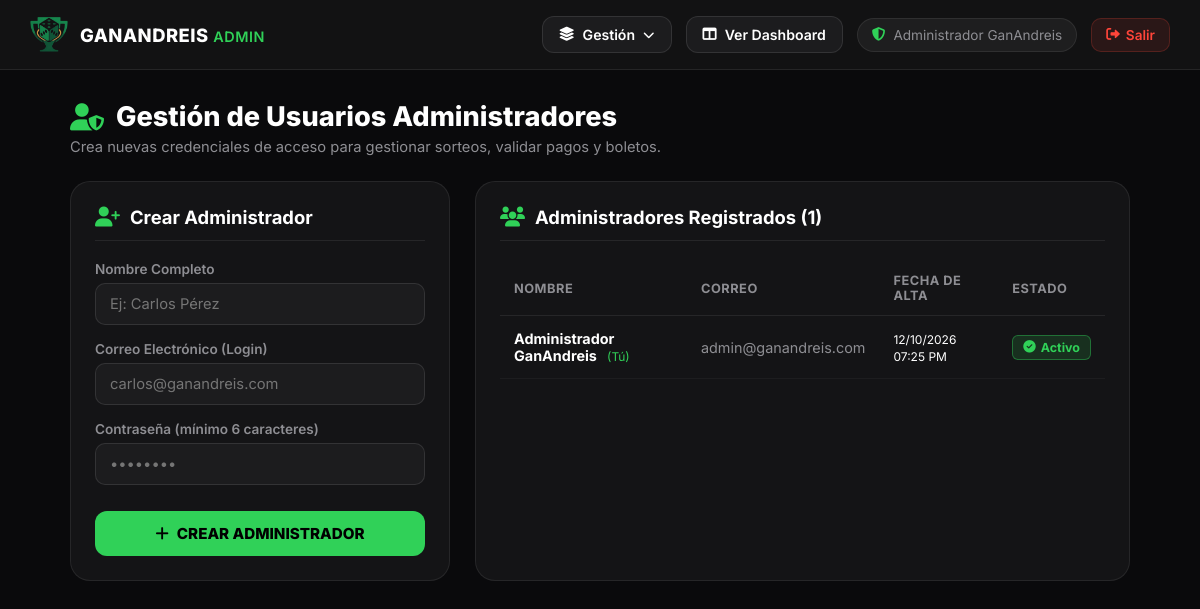
The page /Admin/usuarios.php (signed in) on the database its author committed.
### tables this page shows
CREATE TABLE IF NOT EXISTS `administradores` (
  `id` INT AUTO_INCREMENT PRIMARY KEY,
  `nombre` VARCHAR(100) NOT NULL,
  `email` VARCHAR(150) NOT NULL UNIQUE,
  `password` VARCHAR(255) NOT NULL,
  `creado_el` TIMESTAMP DEFAULT CURRENT_TIMESTAMP
);

### Admin/usuarios.php (the view, shortened to what this page needs)
<?php
$pdo = obtenerConexion();
$admins = [];
if ($pdo) {
    try {
        $stmt = $pdo->query("SELECT id, nombre, email, DATE_FORMAT(creado_el, '%d/%m/%Y %h:%i %p') AS fecha_formateada FROM administradores ORDER BY id DESC");
        $admins = $stmt->fetchAll();
    } catch (Exception $e) {
        $error = $e->getMessage();
    }
}
?>
<!DOCTYPE html>
<html lang="es">
<head>
    <link href="../Assets/icons/fontawesome-free-6.2.1-web/css/all.css" rel="stylesheet">
    <link rel="stylesheet" href="../Assets/css/modal_alerta.css">
</head>
<body>
    <header class="admin-nav">
        <a href="dashboard.php" class="admin-logo">
            <img src="../Assets/img/logo-transparente.png" alt="GanAndreis">
            <h2>GANANDREIS <span style="color:var(--color-primario); font-size:0.9rem; font-weight:600;">ADMIN</span></h2>
        </a>
        <div class="admin-nav-user">
            <div class="dropdown-gestion" id="dropdownGestion">
                <button type="button" class="btn-nav btn-dropdown-trigger" id="btnTriggerGestion" title="Opciones de Gestión">
                    <i class="fa-solid fa-layer-group"></i> Gestión <i class="fa-solid fa-chevron-down flecha-dropdown"></i>
                </button>
            </div>
            <a href="dashboard.php" class="btn-nav">
                <i class="fa-solid fa-table-columns"></i> Ver Dashboard
            </a>
            <div class="user-pill">
                <i class="fa-solid fa-shield-halved"></i>
                <span><?= htmlspecialchars($_SESSION['admin_nombre'] ?? 'Administrador') ?></span>
            </div>
            <a href="logout.php" class="btn-logout">
                <i class="fa-solid fa-right-from-bracket"></i> Salir
            </a>
        </div>
    </header>
    <div class="container">
        <div class="page-header">
            <h1><i class="fa-solid fa-user-shield"></i> Gestión de Usuarios Administradores</h1>
            <p style="color:var(--color-terciario); margin-top:5px; font-size:0.92rem;">
                Crea nuevas credenciales de acceso para gestionar sorteos, validar pagos y boletos.
            </p>
        </div>
        <div class="layout-grid">
            <div class="card">
                <div class="card-header">
                    <i class="fa-solid fa-user-plus"></i>
                    <h3>Crear Administrador</h3>
                </div>
                <form id="formCrearAdmin">
                    <div class="form-group">
                        <label>Nombre Completo</label>
                        <input type="text" name="nombre" placeholder="Ej: Carlos Pérez" required>
                    </div>
                    <div class="form-group">
                        <label>Correo Electrónico (Login)</label>
                        <input type="email" name="email" placeholder="carlos@ganandreis.com" required>
                    </div>
                    <div class="form-group">
                        <label>Contraseña (mínimo 6 caracteres)</label>
                        <input type="password" name="password" placeholder="••••••••" minlength="6" required>
                    </div>
                    <button type="submit" class="btn-submit-main" id="btnSubmitAdmin">
                        <i class="fa-solid fa-plus"></i> CREAR ADMINISTRADOR
                    </button>
                </form>
            </div>
            <div class="card">
                <div class="card-header">
                    <i class="fa-solid fa-users"></i>
                    <h3>Administradores Registrados (<?= count($admins) ?>)</h3>
                </div>
                <div class="table-responsive">
                    <table class="admin-table">
                        <thead>
                            <tr>
                                <th>Nombre</th>
                                <th>Correo</th>
                                <th>Fecha de Alta</th>
                                <th>Estado</th>
                            </tr>
                        </thead>
                        <tbody>
                            <?php if (empty($admins)): ?>
                                <tr>
                                    <td colspan="4" style="text-align:center; padding:30px; color:var(--color-terciario);">
                                        No hay usuarios registrados.
                                    </td>
                                </tr>
                            <?php else: ?>
                                <?php foreach ($admins as $adm): ?>
                                    <tr>
                                        <td>
                                            <strong style="color:#fff;"><?= htmlspecialchars($adm['nombre']) ?></strong>
                                            <?php if ($adm['id'] == $_SESSION['admin_id']): ?>
                                                <small style="color:var(--color-primario); font-size:0.75rem; margin-left:6px;">(Tú)</small>
                                            <?php endif; ?>
                                        </td>
                                        <td>
                                            <span style="color:var(--color-terciario);"><?= htmlspecialchars($adm['email']) ?></span>
                                        </td>
                                        <td>
                                            <small><?= htmlspecialchars($adm['fecha_formateada']) ?></small>
                                        </td>
                                        <td>
                                            <span class="badge-user-active">
                                                <i class="fa-solid fa-circle-check"></i> Activo
                                            </span>
                                        </td>
                                    </tr>
                                <?php endforeach; ?>
                            <?php endif; ?>
                        </tbody>
                    </table>
                </div>
            </div>
        </div>
    </div>
</body>
</html>

### Admin/usuarios.php (style rules this page uses)
:root { --color-primario: #30D158; --color-fondo: #0A0A0C; --color-tarjeta: #141416; --color-tarjeta-hover: #1C1C1E; --color-texto: #FFFFFF; --color-terciario: #8E8E93; --color-peligro: #FF453A; --fuente: 'Inter', system-ui, -apple-system, sans-serif; }
* { margin: 0; padding: 0; box-sizing: border-box; font-family: var(--fuente); }
body { background-color: var(--color-fondo); color: var(--color-texto); min-height: 100vh; padding-bottom: 50px; }
.admin-nav { background: rgba(20, 20, 22, 0.85); backdrop-filter: blur(20px); border-bottom: 1px solid rgba(255, 255, 255, 0.08); padding: 16px 30px; display: flex; justify-content: space-between; align-items: center; position: sticky; top: 0; z-index: 100; }
.admin-logo { display: flex; align-items: center; gap: 12px; text-decoration: none; color: #fff; }
.admin-logo img { width: 38px; height: auto; }
.admin-logo h2 { font-size: 1.15rem; font-weight: 800; letter-spacing: 0.5px; }
.admin-nav-user { display: flex; align-items: center; gap: 14px; }
.btn-nav { background: #1C1C1E; color: #fff; border: 1px solid rgba(255, 255, 255, 0.1); padding: 9px 16px; border-radius: 12px; text-decoration: none; font-size: 0.88rem; font-weight: 600; display: inline-flex; align-items: center; gap: 8px; transition: all 0.25s ease; cursor: pointer; }
.dropdown-gestion { position: relative; display: inline-block; }
.btn-dropdown-trigger { display: inline-flex; align-items: center; gap: 8px; cursor: pointer; user-select: none; }
.btn-dropdown-trigger .flecha-dropdown { font-size: 0.72rem; transition: transform 0.25s ease; }
.user-pill { background: rgba(255, 255, 255, 0.05); border: 1px solid rgba(255, 255, 255, 0.08); padding: 8px 14px; border-radius: 20px; font-size: 0.85rem; display: flex; align-items: center; gap: 8px; color: var(--color-terciario); }
.user-pill i { color: var(--color-primario); }
.btn-logout { background: rgba(255, 69, 58, 0.1); color: var(--color-peligro); border: 1px solid rgba(255, 69, 58, 0.2); padding: 8px 14px; border-radius: 10px; text-decoration: none; font-size: 0.85rem; font-weight: 600; display: inline-flex; align-items: center; gap: 6px; transition: all 0.2s ease; }
.container { max-width: 1100px; margin: 30px auto; padding: 0 20px; }
.page-header { margin-bottom: 25px; }
.page-header h1 { font-size: 1.7rem; font-weight: 800; display: flex; align-items: center; gap: 12px; }
.page-header h1 i { color: var(--color-primario); }
.layout-grid { display: grid; grid-template-columns: 380px 1fr; gap: 25px; }
.card { background: var(--color-tarjeta); border: 1px solid rgba(255, 255, 255, 0.08); border-radius: 20px; padding: 24px; }
.card-header { display: flex; align-items: center; gap: 10px; margin-bottom: 20px; padding-bottom: 12px; border-bottom: 1px solid rgba(255, 255, 255, 0.08); }
.card-header i { color: var(--color-primario); font-size: 1.25rem; }
.card-header h3 { font-size: 1.15rem; font-weight: 700; margin: 0; }
.form-group { margin-bottom: 16px; }
.form-group label { display: block; font-size: 0.85rem; color: var(--color-terciario); margin-bottom: 6px; font-weight: 600; }
.form-group input { width: 100%; background: #1C1C1E; border: 1px solid rgba(255, 255, 255, 0.1); border-radius: 10px; padding: 11px 14px; color: #fff; outline: none; font-size: 0.92rem; transition: border 0.2s; }
.btn-submit-main { width: 100%; background: var(--color-primario); color: #000; font-weight: 800; border: none; border-radius: 12px; padding: 13px; font-size: 0.95rem; cursor: pointer; display: inline-flex; align-items: center; justify-content: center; gap: 8px; margin-top: 10px; transition: all 0.25s ease; }
.table-responsive { overflow-x: auto; }
.admin-table { width: 100%; border-collapse: collapse; font-size: 0.9rem; }
.admin-table th { text-align: left; padding: 12px 14px; color: var(--color-terciario); border-bottom: 1px solid rgba(255, 255, 255, 0.08); font-size: 0.8rem; text-transform: uppercase; letter-spacing: 0.5px; }
.admin-table td { padding: 14px; border-bottom: 1px solid rgba(255, 255, 255, 0.04); color: #fff; }
.badge-user-active { background: rgba(48, 209, 88, 0.15); color: var(--color-primario); border: 1px solid rgba(48, 209, 88, 0.4); padding: 4px 10px; border-radius: 6px; font-size: 0.78rem; font-weight: 700; display: inline-flex; align-items: center; gap: 5px; }

### rows shown on the page
administradores: nombre "Administrador GanAndreis", shows "(Tú)", email "admin@ganandreis.com", fecha_formateada "12/10/2026 07:25 PM"

### other values the page prints
$_SESSION['admin_nombre'] "Administrador GanAndreis"
count($admins) "1"
